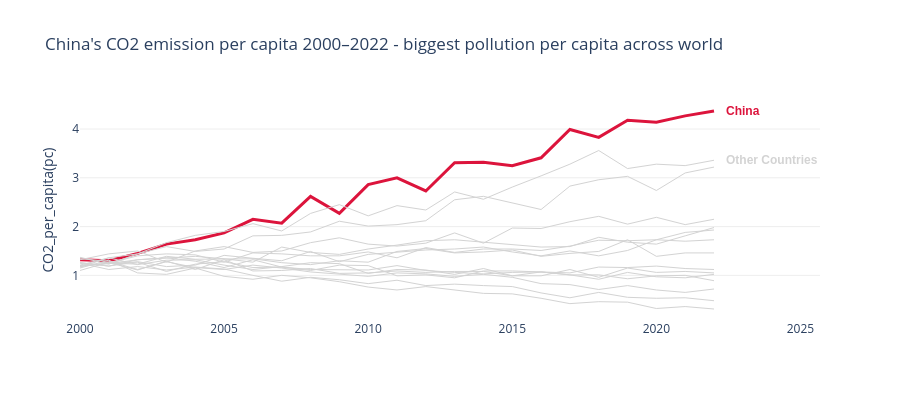

Notebook source saved alongside this figure:
### Markdown cell above
## Task 1 - A line chart showing CO2 per Capita for all countries in the dataset

**Requirements:**
- All countries shown (for context), but only **one highlighted in colour** — your choice which
- All other lines in grey (#EEEEEE), thinner
- Highlighted country **labelled directly** at the end of its line (not in a legend)
- Insight title that names the highlighted country and its story

### Code cell
highlight = 'China'

color_map = {c: 'crimson' if c == highlight else 'lightgrey' for c in df['Country'].unique()}

fig = px.line(df, x='Year', y='CO2_per_capita', color='Country',
              color_discrete_map=color_map,
              labels={'CO2_per_capita': 'CO2_per_capita(pc)', 'Year': ''},
              title="China's CO2 emission per capita 2000–2022 - biggest pollution per capita across world",
              template='plotly_white',
              height=400
         )

fig.update_traces(
    line=dict(width=1),
    showlegend=False 
)

fig.update_traces(
    line=dict(width=3),
    selector=dict(name=highlight)
)

highlight_label = df.loc[(df['Country'] == highlight) & (df['Year'] == df['Year'].max())]
others_label = df.loc[(df['Country'] == 'India') & (df['Year'] == df['Year'].max())]

fig.add_annotation(
    x=highlight_label['Year'].values[0], y=highlight_label['CO2_per_capita'].values[0],
    text=highlight, showarrow=False,
    xanchor='left', xshift=10,
    font=dict(color='crimson', size=12, weight='bold', family='Arial')
)

fig.add_annotation(
    x=others_label['Year'].values[0], y=others_label['CO2_per_capita'].values[0],
    text='Other Countries', showarrow=False,
    xanchor='left', xshift=10,
    font=dict(color='lightgrey', size=12, weight='bold', family='Arial')
)

fig.update_layout(
    yaxis=dict(gridcolor='#EEEEEE'),
    xaxis=dict(showgrid=False)
)


fig.show()

### Figure 1 — Plotly figure (JSON) as saved in the notebook; plotly's stock layout.template omitted (floating-point values rounded to 4 significant figures)
{"data": [{"hovertemplate": "Country=United States<br>=%{x}<br>CO2_per_capita(pc)=%{y}<extra></extra>", "legendgroup": "United States", "line": {"color": "lightgrey", "dash": "solid", "width": 1}, "marker": {"symbol": "circle"}, "mode": "lines", "name": "United States", "orientation": "v", "showlegend": false, "type": "scatter", "x": [2000, 2001, 2002, 2003, 2004, 2005, 2006, 2007, 2008, 2009, 2010, 2011, 2012, 2013, 2014, 2015, 2016, 2017, 2018, 2019, 2020, 2021, 2022], "xaxis": "x", "y": [1.32, 1.26, 1.11, 1.29, 1.12, 1.32, 1.09, 1.1, 1.14, 1.04, 1.05, 1.09, 1.06, 1.08, 1.08, 0.99, 1.07, 1.01, 0.92, 1.06, 0.97, 0.95, 1.02], "yaxis": "y"}, {"hovertemplate": "Country=China<br>=%{x}<br>CO2_per_capita(pc)=%{y}<extra></extra>", "legendgroup": "China", "line": {"color": "crimson", "dash": "solid", "width": 3}, "marker": {"symbol": "circle"}, "mode": "lines", "name": "China", "orientation": "v", "showlegend": false, "type": "scatter", "x": [2000, 2001, 2002, 2003, 2004, 2005, 2006, 2007, 2008, 2009, 2010, 2011, 2012, 2013, 2014, 2015, 2016, 2017, 2018, 2019, 2020, 2021, 2022], "xaxis": "x", "y": [1.32, 1.3, 1.45, 1.64, 1.73, 1.87, 2.15, 2.07, 2.62, 2.27, 2.86, 3.0, 2.73, 3.31, 3.32, 3.25, 3.41, 3.99, 3.83, 4.18, 4.14, 4.27, 4.37], "yaxis": "y"}, {"hovertemplate": "Country=India<br>=%{x}<br>CO2_per_capita(pc)=%{y}<extra></extra>", "legendgroup": "India", "line": {"color": "lightgrey", "dash": "solid", "width": 1}, "marker": {"symbol": "circle"}, "mode": "lines", "name": "India", "orientation": "v", "showlegend": false, "type": "scatter", "x": [2000, 2001, 2002, 2003, 2004, 2005, 2006, 2007, 2008, 2009, 2010, 2011, 2012, 2013, 2014, 2015, 2016, 2017, 2018, 2019, 2020, 2021, 2022], "xaxis": "x", "y": [1.21, 1.36, 1.44, 1.67, 1.82, 1.9, 2.06, 1.91, 2.27, 2.45, 2.22, 2.43, 2.34, 2.71, 2.56, 2.81, 3.04, 3.28, 3.56, 3.19, 3.28, 3.25, 3.36], "yaxis": "y"}, {"hovertemplate": "Country=Germany<br>=%{x}<br>CO2_per_capita(pc)=%{y}<extra></extra>", "legendgroup": "Germany", "line": {"color": "lightgrey", "dash": "solid", "width": 1}, "marker": {"symbol": "circle"}, "mode": "lines", "name": "Germany", "orientation": "v", "showlegend": false, "type": "scatter", "x": [2000, 2001, 2002, 2003, 2004, 2005, 2006, 2007, 2008, 2009, 2010, 2011, 2012, 2013, 2014, 2015, 2016, 2017, 2018, 2019, 2020, 2021, 2022], "xaxis": "x", "y": [1.25, 1.12, 1.18, 1.11, 1.17, 1.13, 1.0, 0.88, 0.96, 0.91, 0.83, 0.9, 0.79, 0.82, 0.79, 0.77, 0.64, 0.54, 0.65, 0.55, 0.53, 0.54, 0.48], "yaxis": "y"}, {"hovertemplate": "Country=United Kingdom<br>=%{x}<br>CO2_per_capita(pc)=%{y}<extra></extra>", "legendgroup": "United Kingdom", "line": {"color": "lightgrey", "dash": "solid", "width": 1}, "marker": {"symbol": "circle"}, "mode": "lines", "name": "United Kingdom", "orientation": "v", "showlegend": false, "type": "scatter", "x": [2000, 2001, 2002, 2003, 2004, 2005, 2006, 2007, 2008, 2009, 2010, 2011, 2012, 2013, 2014, 2015, 2016, 2017, 2018, 2019, 2020, 2021, 2022], "xaxis": "x", "y": [1.15, 1.31, 1.05, 1.02, 1.15, 0.98, 0.92, 1.0, 0.95, 0.87, 0.76, 0.7, 0.77, 0.7, 0.63, 0.62, 0.53, 0.42, 0.46, 0.45, 0.32, 0.36, 0.31], "yaxis": "y"}, {"hovertemplate": "Country=France<br>=%{x}<br>CO2_per_capita(pc)=%{y}<extra></extra>", "legendgroup": "France", "line": {"color": "lightgrey", "dash": "solid", "width": 1}, "marker": {"symbol": "circle"}, "mode": "lines", "name": "France", "orientation": "v", "showlegend": false, "type": "scatter", "x": [2000, 2001, 2002, 2003, 2004, 2005, 2006, 2007, 2008, 2009, 2010, 2011, 2012, 2013, 2014, 2015, 2016, 2017, 2018, 2019, 2020, 2021, 2022], "xaxis": "x", "y": [1.34, 1.29, 1.12, 1.28, 1.16, 1.12, 1.21, 1.15, 1.07, 1.02, 0.98, 1.05, 1.03, 0.98, 1.02, 0.96, 0.83, 0.81, 0.71, 0.79, 0.7, 0.65, 0.72], "yaxis": "y"}, {"hovertemplate": "Country=Brazil<br>=%{x}<br>CO2_per_capita(pc)=%{y}<extra></extra>", "legendgroup": "Brazil", "line": {"color": "lightgrey", "dash": "solid", "width": 1}, "marker": {"symbol": "circle"}, "mode": "lines", "name": "Brazil", "orientation": "v", "showlegend": false, "type": "scatter", "x": [2000, 2001, 2002, 2003, 2004, 2005, 2006, 2007, 2008, 2009, 2010, 2011, 2012, 2013, 2014, 2015, 2016, 2017, 2018, 2019, 2020, 2021, 2022], "xaxis": "x", "y": [1.26, 1.19, 1.32, 1.36, 1.39, 1.34, 1.27, 1.58, 1.47, 1.43, 1.54, 1.62, 1.71, 1.73, 1.68, 1.63, 1.58, 1.59, 1.78, 1.68, 1.64, 1.81, 1.98], "yaxis": "y"}, {"hovertemplate": "Country=Japan<br>=%{x}<br>CO2_per_capita(pc)=%{y}<extra></extra>", "legendgroup": "Japan", "line": {"color": "lightgrey", "dash": "solid", "width": 1}, "marker": {"symbol": "circle"}, "mode": "lines", "name": "Japan", "orientation": "v", "showlegend": false, "type": "scatter", "x": [2000, 2001, 2002, 2003, 2004, 2005, 2006, 2007, 2008, 2009, 2010, 2011, 2012, 2013, 2014, 2015, 2016, 2017, 2018, 2019, 2020, 2021, 2022], "xaxis": "x", "y": [1.1, 1.27, 1.27, 1.08, 1.23, 1.28, 1.16, 1.17, 1.1, 1.21, 1.2, 0.99, 1.01, 0.95, 1.09, 1.09, 1.07, 1.01, 1.01, 0.93, 0.99, 1.0, 0.89], "yaxis": "y"}, {"hovertemplate": "Country=Canada<br>=%{x}<br>CO2_per_capita(pc)=%{y}<extra></extra>", "legendgroup": "Canada", "line": {"color": "lightgrey", "dash": "solid", "width": 1}, "marker": {"symbol": "circle"}, "mode": "lines", "name": "Canada", "orientation": "v", "showlegend": false, "type": "scatter", "x": [2000, 2001, 2002, 2003, 2004, 2005, 2006, 2007, 2008, 2009, 2010, 2011, 2012, 2013, 2014, 2015, 2016, 2017, 2018, 2019, 2020, 2021, 2022], "xaxis": "x", "y": [1.17, 1.36, 1.22, 1.31, 1.32, 1.21, 1.12, 1.18, 1.26, 1.24, 1.04, 1.12, 1.11, 1.02, 1.14, 0.99, 0.99, 1.12, 0.96, 1.15, 1.06, 1.08, 1.05], "yaxis": "y"}, {"hovertemplate": "Country=Australia<br>=%{x}<br>CO2_per_capita(pc)=%{y}<extra></extra>", "legendgroup": "Australia", "line": {"color": "lightgrey", "dash": "solid", "width": 1}, "marker": {"symbol": "circle"}, "mode": "lines", "name": "Australia", "orientation": "v", "showlegend": false, "type": "scatter", "x": [2000, 2001, 2002, 2003, 2004, 2005, 2006, 2007, 2008, 2009, 2010, 2011, 2012, 2013, 2014, 2015, 2016, 2017, 2018, 2019, 2020, 2021, 2022], "xaxis": "x", "y": [1.26, 1.19, 1.28, 1.18, 1.21, 1.41, 1.35, 1.3, 1.49, 1.28, 1.43, 1.47, 1.52, 1.54, 1.58, 1.48, 1.4, 1.5, 1.4, 1.51, 1.73, 1.7, 1.73], "yaxis": "y"}, {"hovertemplate": "Country=South Korea<br>=%{x}<br>CO2_per_capita(pc)=%{y}<extra></extra>", "legendgroup": "South Korea", "line": {"color": "lightgrey", "dash": "solid", "width": 1}, "marker": {"symbol": "circle"}, "mode": "lines", "name": "South Korea", "orientation": "v", "showlegend": false, "type": "scatter", "x": [2000, 2001, 2002, 2003, 2004, 2005, 2006, 2007, 2008, 2009, 2010, 2011, 2012, 2013, 2014, 2015, 2016, 2017, 2018, 2019, 2020, 2021, 2022], "xaxis": "x", "y": [1.32, 1.44, 1.5, 1.27, 1.5, 1.59, 1.47, 1.5, 1.67, 1.77, 1.64, 1.6, 1.66, 1.87, 1.66, 1.97, 1.96, 2.1, 2.21, 2.05, 2.19, 2.04, 2.15], "yaxis": "y"}, {"hovertemplate": "Country=Russia<br>=%{x}<br>CO2_per_capita(pc)=%{y}<extra></extra>", "legendgroup": "Russia", "line": {"color": "lightgrey", "dash": "solid", "width": 1}, "marker": {"symbol": "circle"}, "mode": "lines", "name": "Russia", "orientation": "v", "showlegend": false, "type": "scatter", "x": [2000, 2001, 2002, 2003, 2004, 2005, 2006, 2007, 2008, 2009, 2010, 2011, 2012, 2013, 2014, 2015, 2016, 2017, 2018, 2019, 2020, 2021, 2022], "xaxis": "x", "y": [1.19, 1.24, 1.32, 1.36, 1.29, 1.16, 1.32, 1.17, 1.12, 1.11, 1.11, 1.2, 1.1, 1.06, 1.03, 1.06, 1.07, 1.05, 1.17, 1.16, 1.19, 1.14, 1.12], "yaxis": "y"}, {"hovertemplate": "Country=South Africa<br>=%{x}<br>CO2_per_capita(pc)=%{y}<extra></extra>", "legendgroup": "South Africa", "line": {"color": "lightgrey", "dash": "solid", "width": 1}, "marker": {"symbol": "circle"}, "mode": "lines", "name": "South Africa", "orientation": "v", "showlegend": false, "type": "scatter", "x": [2000, 2001, 2002, 2003, 2004, 2005, 2006, 2007, 2008, 2009, 2010, 2011, 2012, 2013, 2014, 2015, 2016, 2017, 2018, 2019, 2020, 2021, 2022], "xaxis": "x", "y": [1.2, 1.25, 1.23, 1.39, 1.33, 1.34, 1.34, 1.26, 1.22, 1.3, 1.27, 1.49, 1.55, 1.46, 1.48, 1.52, 1.39, 1.45, 1.49, 1.73, 1.39, 1.46, 1.46], "yaxis": "y"}, {"hovertemplate": "Country=Mexico<br>=%{x}<br>CO2_per_capita(pc)=%{y}<extra></extra>", "legendgroup": "Mexico", "line": {"color": "lightgrey", "dash": "solid", "width": 1}, "marker": {"symbol": "circle"}, "mode": "lines", "name": "Mexico", "orientation": "v", "showlegend": false, "type": "scatter", "x": [2000, 2001, 2002, 2003, 2004, 2005, 2006, 2007, 2008, 2009, 2010, 2011, 2012, 2013, 2014, 2015, 2016, 2017, 2018, 2019, 2020, 2021, 2022], "xaxis": "x", "y": [1.18, 1.25, 1.4, 1.44, 1.42, 1.27, 1.46, 1.44, 1.4, 1.4, 1.48, 1.36, 1.57, 1.47, 1.54, 1.54, 1.51, 1.6, 1.72, 1.71, 1.73, 1.88, 1.93], "yaxis": "y"}, {"hovertemplate": "Country=Indonesia<br>=%{x}<br>CO2_per_capita(pc)=%{y}<extra></extra>", "legendgroup": "Indonesia", "line": {"color": "lightgrey", "dash": "solid", "width": 1}, "marker": {"symbol": "circle"}, "mode": "lines", "name": "Indonesia", "orientation": "v", "showlegend": false, "type": "scatter", "x": [2000, 2001, 2002, 2003, 2004, 2005, 2006, 2007, 2008, 2009, 2010, 2011, 2012, 2013, 2014, 2015, 2016, 2017, 2018, 2019, 2020, 2021, 2022], "xaxis": "x", "y": [1.37, 1.23, 1.44, 1.59, 1.49, 1.54, 1.81, 1.82, 1.89, 2.11, 2.01, 2.04, 2.12, 2.55, 2.62, 2.49, 2.35, 2.83, 2.96, 3.03, 2.74, 3.1, 3.22], "yaxis": "y"}], "layout": {"annotations": [{"font": {"color": "crimson", "family": "Arial", "size": 12, "weight": "bold"}, "showarrow": false, "text": "China", "x": 2022, "xanchor": "left", "xshift": 10, "y": 4.37}, {"font": {"color": "lightgrey", "family": "Arial", "size": 12, "weight": "bold"}, "showarrow": false, "text": "Other Countries", "x": 2022, "xanchor": "left", "xshift": 10, "y": 3.36}], "height": 400, "legend": {"title": {"text": "Country"}, "tracegroupgap": 0}, "title": {"text": "China's CO2 emission per capita 2000–2022 - biggest pollution per capita across world"}, "xaxis": {"anchor": "y", "domain": [0, 1], "showgrid": false, "title": {"text": ""}}, "yaxis": {"anchor": "x", "domain": [0, 1], "gridcolor": "#EEEEEE", "title": {"text": "CO2_per_capita(pc)"}}}}
